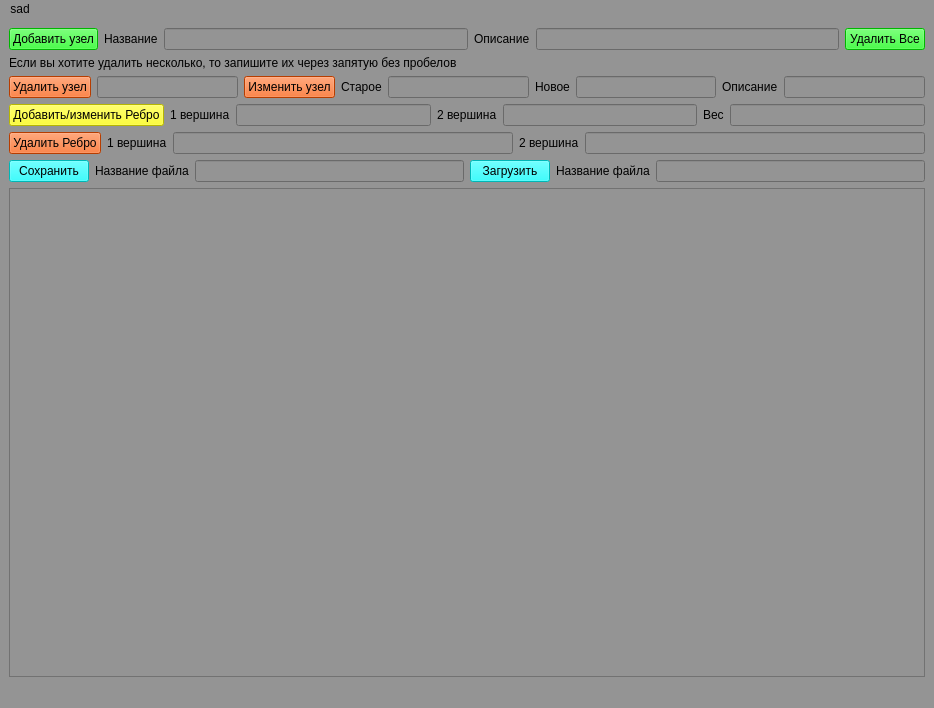
<?xml version="1.0" encoding="UTF-8"?>
<ui version="4.0">
 <class>MainWindow</class>
 <widget class="QMainWindow" name="MainWindow">
  <property name="geometry">
   <rect>
    <x>0</x>
    <y>0</y>
    <width>934</width>
    <height>708</height>
   </rect>
  </property>
  <property name="windowTitle">
   <string>MainWindow</string>
  </property>
  <property name="styleSheet">
   <string notr="true">background-color:rgb(148, 148, 148)</string>
  </property>
  <widget class="QWidget" name="centralwidget">
   <layout class="QVBoxLayout" name="verticalLayout">
    <item>
     <layout class="QHBoxLayout" name="horizontalLayout">
      <item>
       <widget class="QPushButton" name="pushButton">
        <property name="autoFillBackground">
         <bool>false</bool>
        </property>
        <property name="styleSheet">
         <string notr="true">background-color:rgb(0, 255, 0)</string>
        </property>
        <property name="text">
         <string>Добавить узел</string>
        </property>
       </widget>
      </item>
      <item>
       <widget class="QLabel" name="label_8">
        <property name="text">
         <string>Название</string>
        </property>
       </widget>
      </item>
      <item>
       <widget class="QLineEdit" name="name"/>
      </item>
      <item>
       <widget class="QLabel" name="label_9">
        <property name="text">
         <string>Описание</string>
        </property>
       </widget>
      </item>
      <item>
       <widget class="QLineEdit" name="fname">
        <property name="text">
         <string/>
        </property>
       </widget>
      </item>
      <item>
       <widget class="QPushButton" name="pushButton_2">
        <property name="autoFillBackground">
         <bool>false</bool>
        </property>
        <property name="styleSheet">
         <string notr="true">background-color:rgb(0, 255, 0)</string>
        </property>
        <property name="text">
         <string>Удалить Все</string>
        </property>
       </widget>
      </item>
     </layout>
    </item>
    <item>
     <widget class="QLabel" name="label_10">
      <property name="text">
       <string>Если вы хотите удалить несколько, то запишите их через запятую без пробелов</string>
      </property>
     </widget>
    </item>
    <item>
     <layout class="QHBoxLayout" name="horizontalLayout_4">
      <item>
       <widget class="QPushButton" name="Button_del">
        <property name="autoFillBackground">
         <bool>false</bool>
        </property>
        <property name="styleSheet">
         <string notr="true">background-color:rgb(255, 85, 0)</string>
        </property>
        <property name="text">
         <string>Удалить узел</string>
        </property>
       </widget>
      </item>
      <item>
       <widget class="QLineEdit" name="del_uz"/>
      </item>
      <item>
       <widget class="QPushButton" name="but_change">
        <property name="autoFillBackground">
         <bool>false</bool>
        </property>
        <property name="styleSheet">
         <string notr="true">background-color:rgb(255, 85, 0)</string>
        </property>
        <property name="text">
         <string>Изменить узел</string>
        </property>
       </widget>
      </item>
      <item>
       <widget class="QLabel" name="label_11">
        <property name="text">
         <string>Старое</string>
        </property>
       </widget>
      </item>
      <item>
       <widget class="QLineEdit" name="old"/>
      </item>
      <item>
       <widget class="QLabel" name="label_12">
        <property name="text">
         <string>Новое</string>
        </property>
       </widget>
      </item>
      <item>
       <widget class="QLineEdit" name="new_2"/>
      </item>
      <item>
       <widget class="QLabel" name="label_13">
        <property name="text">
         <string>Описание</string>
        </property>
       </widget>
      </item>
      <item>
       <widget class="QLineEdit" name="new_fname"/>
      </item>
     </layout>
    </item>
    <item>
     <layout class="QHBoxLayout" name="horizontalLayout_6">
      <item>
       <widget class="QPushButton" name="But_add">
        <property name="autoFillBackground">
         <bool>false</bool>
        </property>
        <property name="styleSheet">
         <string notr="true">background-color:rgb(255, 255, 0);</string>
        </property>
        <property name="text">
         <string>Добавить/изменить Ребро</string>
        </property>
       </widget>
      </item>
      <item>
       <widget class="QLabel" name="label">
        <property name="text">
         <string>1 вершина</string>
        </property>
       </widget>
      </item>
      <item>
       <layout class="QHBoxLayout" name="horizontalLayout_5">
        <item>
         <widget class="QLineEdit" name="add_1">
          <property name="text">
           <string/>
          </property>
         </widget>
        </item>
        <item>
         <widget class="QLabel" name="label_2">
          <property name="text">
           <string>2 вершина</string>
          </property>
         </widget>
        </item>
        <item>
         <widget class="QLineEdit" name="add_2"/>
        </item>
        <item>
         <widget class="QLabel" name="label_3">
          <property name="text">
           <string>Вес</string>
          </property>
         </widget>
        </item>
        <item>
         <widget class="QLineEdit" name="len"/>
        </item>
       </layout>
      </item>
     </layout>
    </item>
    <item>
     <layout class="QHBoxLayout" name="horizontalLayout_3">
      <item>
       <widget class="QPushButton" name="but_del_reb">
        <property name="autoFillBackground">
         <bool>false</bool>
        </property>
        <property name="styleSheet">
         <string notr="true">background-color:rgb(255, 85, 0)</string>
        </property>
        <property name="text">
         <string>Удалить Ребро</string>
        </property>
       </widget>
      </item>
      <item>
       <widget class="QLabel" name="label_4">
        <property name="text">
         <string>1 вершина</string>
        </property>
       </widget>
      </item>
      <item>
       <layout class="QHBoxLayout" name="horizontalLayout_2">
        <item>
         <widget class="QLineEdit" name="del_1"/>
        </item>
        <item>
         <widget class="QLabel" name="label_5">
          <property name="text">
           <string>2 вершина</string>
          </property>
         </widget>
        </item>
        <item>
         <widget class="QLineEdit" name="del_2"/>
        </item>
       </layout>
      </item>
     </layout>
    </item>
    <item>
     <layout class="QHBoxLayout" name="horizontalLayout_7">
      <item>
       <widget class="QPushButton" name="but_save">
        <property name="autoFillBackground">
         <bool>false</bool>
        </property>
        <property name="styleSheet">
         <string notr="true">background-color:rgb(0, 255, 255);</string>
        </property>
        <property name="text">
         <string>Сохранить</string>
        </property>
       </widget>
      </item>
      <item>
       <widget class="QLabel" name="label_6">
        <property name="text">
         <string>Название файла</string>
        </property>
       </widget>
      </item>
      <item>
       <widget class="QLineEdit" name="save"/>
      </item>
      <item>
       <widget class="QPushButton" name="but_down">
        <property name="autoFillBackground">
         <bool>false</bool>
        </property>
        <property name="styleSheet">
         <string notr="true">background-color:rgb(0, 255, 255);</string>
        </property>
        <property name="text">
         <string>Загрузить</string>
        </property>
       </widget>
      </item>
      <item>
       <widget class="QLabel" name="label_7">
        <property name="text">
         <string>Название файла</string>
        </property>
       </widget>
      </item>
      <item>
       <widget class="QLineEdit" name="down"/>
      </item>
     </layout>
    </item>
    <item>
     <widget class="QGraphicsView" name="graphicsView">
      <property name="styleSheet">
       <string notr="true"/>
      </property>
     </widget>
    </item>
   </layout>
  </widget>
  <widget class="QMenuBar" name="menubar">
   <property name="geometry">
    <rect>
     <x>0</x>
     <y>0</y>
     <width>934</width>
     <height>26</height>
    </rect>
   </property>
   <widget class="QMenu" name="menusad">
    <property name="title">
     <string>sad</string>
    </property>
    <addaction name="actionsome"/>
   </widget>
   <addaction name="menusad"/>
  </widget>
  <widget class="QStatusBar" name="statusbar"/>
  <action name="actionsome">
   <property name="text">
    <string>some</string>
   </property>
  </action>
 </widget>
 <resources/>
 <connections/>
</ui>
